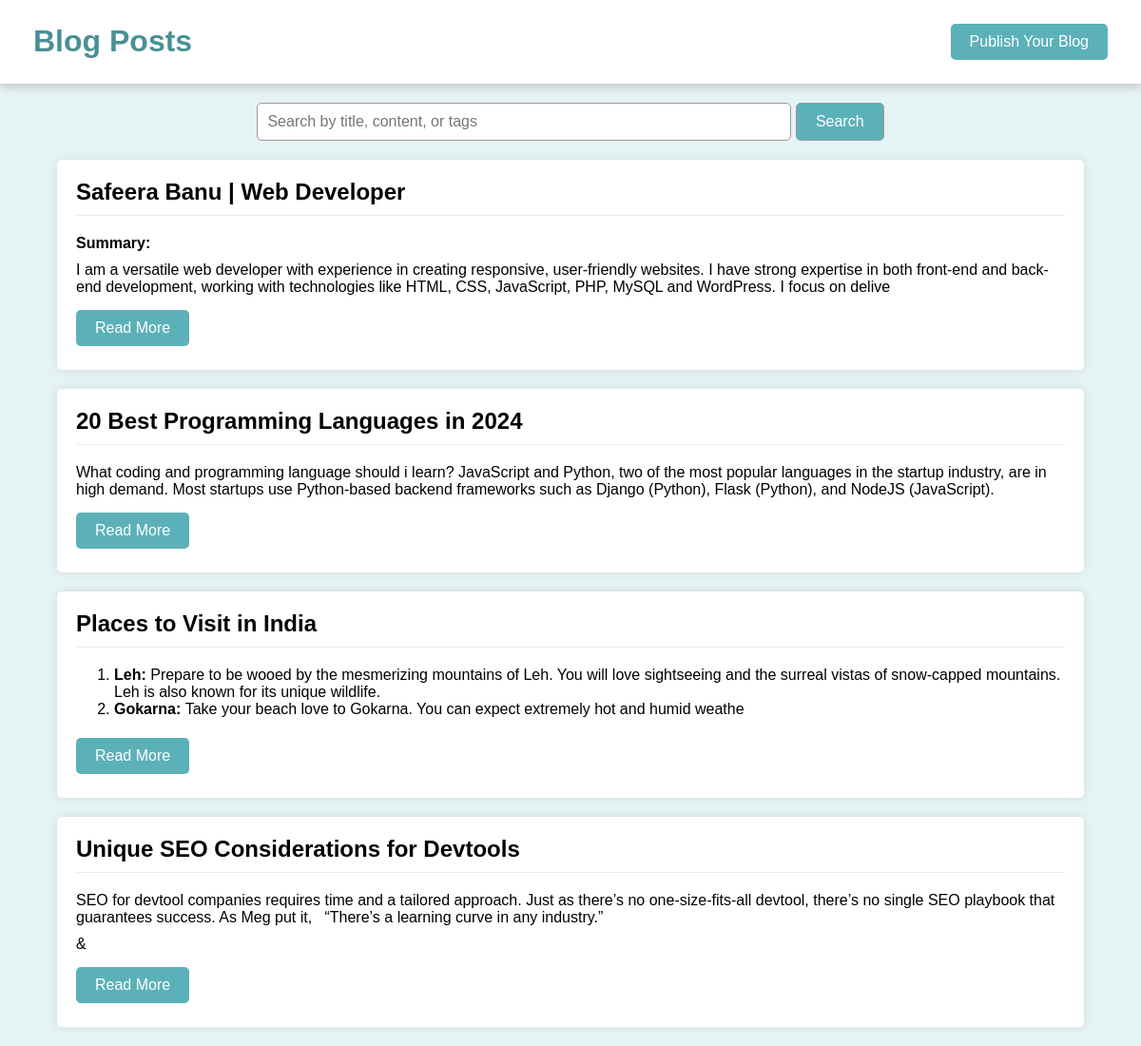
The page / on the database its author committed.
### tables this page shows
CREATE TABLE `posts` (
  `id` int(11) NOT NULL,
  `user_id` int(11) DEFAULT NULL,
  `title` varchar(255) NOT NULL,
  `content` text DEFAULT NULL,
  `created_at` timestamp NOT NULL DEFAULT current_timestamp(),
  `tags` varchar(255) DEFAULT NULL,
  `status` enum('draft','published') DEFAULT 'draft'
);

### index.php (the view, shortened to what this page needs)
<?php
require 'db.php';
$search = '';
$searchQuery = '';
$sql = "SELECT * FROM posts WHERE status = 'published' $searchQuery ORDER BY created_at DESC";
$stmt = $conn->prepare($sql);
$stmt->execute();
$result = $stmt->get_result();
$posts = $result->fetch_all(MYSQLI_ASSOC);
function safe_truncate($html, $length) {
    $tags = [];
    $result = '';
    $total_length = 0;
    preg_match_all('/<[^>]+>|[^<]+/', $html, $matches);
    foreach ($matches[0] as $token) {
        if ($token[0] === '<') {
            if ($token[1] !== '/') {
                preg_match('/<([a-zA-Z0-9]+)(\s[^>]*)?>/', $token, $tag_match);
                $tags[] = $tag_match[1];
            }
            else {
                array_pop($tags);
            }
            $result .= $token;
        } else {
            $text_length = mb_strlen($token);
            if ($total_length + $text_length > $length) {
                $result .= mb_substr($token, 0, $length - $total_length);
                break;
            } else {
                $result .= $token;
                $total_length += $text_length;
            }
        }
    }
    while (!empty($tags)) {
        $result .= '</' . array_pop($tags) . '>';
    }
    return $result;
}
?>
<!DOCTYPE html>
<html lang="en">
<head>
    <link rel="stylesheet" href="css/style.css">
</head>
<body>
    <header>
        <h1>Blog Posts</h1>
        <a href="login.php" class="btn">Publish Your Blog</a>
    </header>
    <div class="container">
        <div class="search-bar">
            <form method="get" action="index.php">
                <input type="text" name="search" placeholder="Search by title, content, or tags"
                    value="<?php echo htmlspecialchars($search); ?>">
                <button type="submit">Search</button>
            </form>
        </div>
        <?php if (count($posts) > 0): ?>
            <?php foreach ($posts as $post): ?>
                <div class="post">
                    <h2 class="title-txt"><?php echo htmlspecialchars($post['title']); ?></h2>
                    <p><?php  echo safe_truncate($post['content'], 270); ?></p>
                    <a class="btn" href="view_post.php?id=<?php echo $post['id']; ?>">Read More</a>
                </div>
            <?php endforeach; ?>
        <?php else: ?>
            <p>No posts found.</p>
        <?php endif; ?>
    </div>
</body>
</html>

### css/style.css (style rules this page uses)
body { font-family: "poppins",sans-serif; margin: 0; padding: 0; background-color: #5cb1b826; }
.container { width: 90%; margin: 20px auto; }
header { display: flex; justify-content: space-between; align-items: center; box-shadow: 0 4px 8px rgb(174 175 176 / 60%); padding: 4px 35px; color: #499095; background-color: white; }
h1 { text-align: center; }
.btn { display: inline-block; padding: 10px 20px; background-color:#5cb1b8; color: white; text-decoration: none; border-radius: 5px; margin: 5px 0; text-align: center; border: none; }
.search-bar { text-align: center; margin: 20px 0; }
.search-bar input { width: 50%; padding: 10px; font-size: 16px; border-radius: 5px; border: 1px solid rgb(154, 154, 154); }
.search-bar button { padding: 10px 20px; font-size: 16px; border-radius: 5px; border: 1px solid rgb(154, 154, 154); cursor: pointer; background-color: #5cb1b8; color: white; }
.post { background-color: white; margin-bottom: 20px; padding: 20px; border-radius: 5px; box-shadow: 0 0 10px rgba(0, 0, 0, 0.1); }
.post h2 { margin-top: 0; }
.title-txt { padding: 0 0 10px 0; border-bottom: 1px solid #80808029; }
.post p { margin: 10px 0; }

### rows shown on the page
posts: title "Safeera Banu | Web Developer", content "Summary: I am a versatile web developer with experience in creating responsive, user-friendly websites. I have strong expertise in both front-end and back-end development, working with technologies like HTML, CSS, JavaScript, PHP, MySQL and WordPress. I focus on delive"
posts: title "20 Best Programming Languages in 2024", content "What coding and programming language should i learn? JavaScript and Python, two of the most popular languages in the startup industry, are in high demand. Most startups use Python-based backend frameworks such as Django (Python), Flask (Python), and NodeJS (JavaScript)."
posts: title "Places to Visit in India", content "Leh: Prepare to be wooed by the mesmerizing mountains of Leh. You will love sightseeing and the surreal vistas of snow-capped mountains. Leh is also known for its unique wildlife. Gokarna: Take your beach love to Gokarna. You can expect extremely hot and humid weathe"
posts: title "Unique SEO Considerations for Devtools", content "SEO for devtool companies requires time and a tailored approach. Just as there’s no one-size-fits-all devtool, there’s no single SEO playbook that guarantees success. As Meg put it, “There’s a learning curve in any industry.” &"
